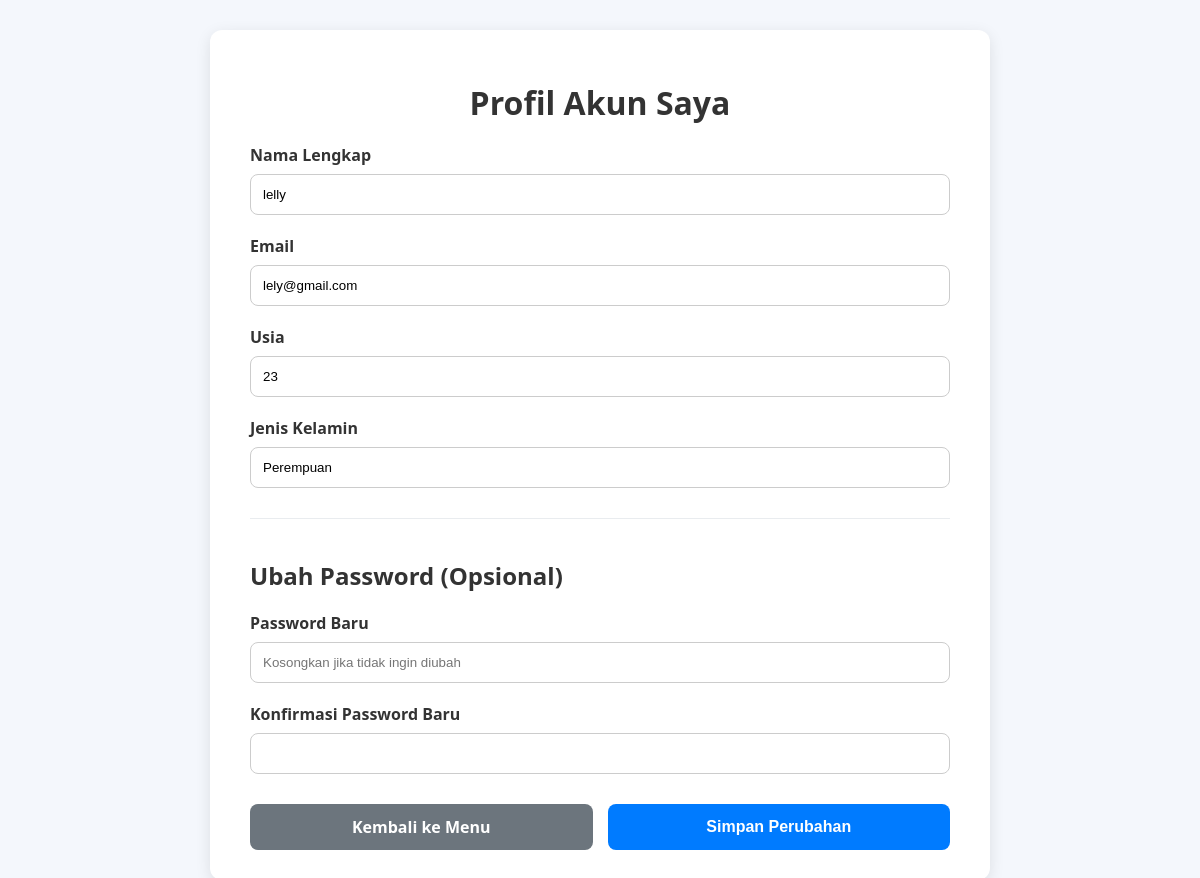
/akun/akun.php (signed in), run on the app's committed database.
### tables this page shows
CREATE TABLE `users` (
  `id` int(11) NOT NULL,
  `nama_lengkap` varchar(255) NOT NULL,
  `jenis_kelamin` enum('Laki-laki','Perempuan') NOT NULL,
  `usia` int(11) NOT NULL,
  `email` varchar(100) NOT NULL,
  `password` varchar(255) NOT NULL,
  `role` enum('admin','user') NOT NULL DEFAULT 'user',
  `created_at` timestamp NULL DEFAULT current_timestamp()
);

### akun/akun.php (the view, shortened to what this page needs)
<?php
include '../koneksi/koneksi.php';
$user_id = $_SESSION['user_id'];
$query = "SELECT nama_lengkap, email, usia, jenis_kelamin FROM users WHERE id = ?";
$stmt = $db->prepare($query);
$stmt->bind_param("i", $user_id);
$stmt->execute();
$result = $stmt->get_result();
$user_data = $result->fetch_assoc();
?>
<!DOCTYPE html>
<html lang="id">
<head>
</head>
<body>
<div class="container">
    <h1>Profil Akun Saya</h1>
    <form action="update_akun.php" method="POST">
        <div class="form-group">
            <label for="nama">Nama Lengkap</label>
            <input type="text" id="nama" name="nama" class="form-control" value="<?= htmlspecialchars($user_data['nama_lengkap']) ?>" required>
        </div>
        <div class="form-group">
            <label for="email">Email</label>
            <input type="email" id="email" name="email" class="form-control" value="<?= htmlspecialchars($user_data['email']) ?>" required>
        </div>
        <div class="form-group">
            <label for="usia">Usia</label>
            <input type="number" id="usia" name="usia" class="form-control" value="<?= htmlspecialchars($user_data['usia']) ?>">
        </div>
        <div class="form-group">
            <label for="jenis_kelamin">Jenis Kelamin</label>
            <input type="text" id="jenis_kelamin" name="jenis_kelamin" class="form-control" value="<?= htmlspecialchars($user_data['jenis_kelamin']) ?>">
        </div>
        <div class="password-section">
            <h2>Ubah Password (Opsional)</h2>
            <div class="form-group">
                <label for="password_baru">Password Baru</label>
                <input type="password" id="password_baru" name="password_baru" class="form-control" placeholder="Kosongkan jika tidak ingin diubah">
            </div>
            <div class="form-group">
                <label for="konfirmasi_password">Konfirmasi Password Baru</label>
                <input type="password" id="konfirmasi_password" name="konfirmasi_password" class="form-control">
            </div>
        </div>
        <div class="button-group">
            <a href="../user/menu_user.php" class="btn btn-back">Kembali ke Menu</a>
            <button type="submit" class="btn btn-save">Simpan Perubahan</button>
        </div>
    </form>
</div>
</body>
</html>

### akun/akun.php (style rules this page uses)
body { font-family: 'Segoe UI', Tahoma, Geneva, Verdana, sans-serif; background-color: #f4f7fc; color: #333; margin: 0; padding: 30px 0; }
.container { max-width: 700px; margin: auto; background: #fff; padding: 30px 40px; border-radius: 12px; box-shadow: 0 4px 15px rgba(0,0,0,0.1); }
h1 { text-align: center; color: #333; margin-bottom: 20px; }
.form-group { margin-bottom: 20px; }
.form-group label { display: block; margin-bottom: 8px; font-weight: 600; }
.form-control { width: 100%; padding: 12px; border: 1px solid #ccc; border-radius: 8px; box-sizing: border-box; }
.password-section { margin-top: 30px; padding-top: 20px; border-top: 1px solid #e9ecef; }
.button-group { margin-top: 30px; display: flex; gap: 15px; }
.btn { flex: 1; padding: 12px; border: none; border-radius: 8px; font-size: 16px; font-weight: bold; cursor: pointer; text-decoration: none; text-align: center; }
.btn-save { background-color: #007bff; color: white; }
.btn-back { background-color: #6c757d; color: white; }

### data on the page
users: nama "lelly", email "lely@gmail.com", usia "23", jenis_kelamin "Perempuan"
